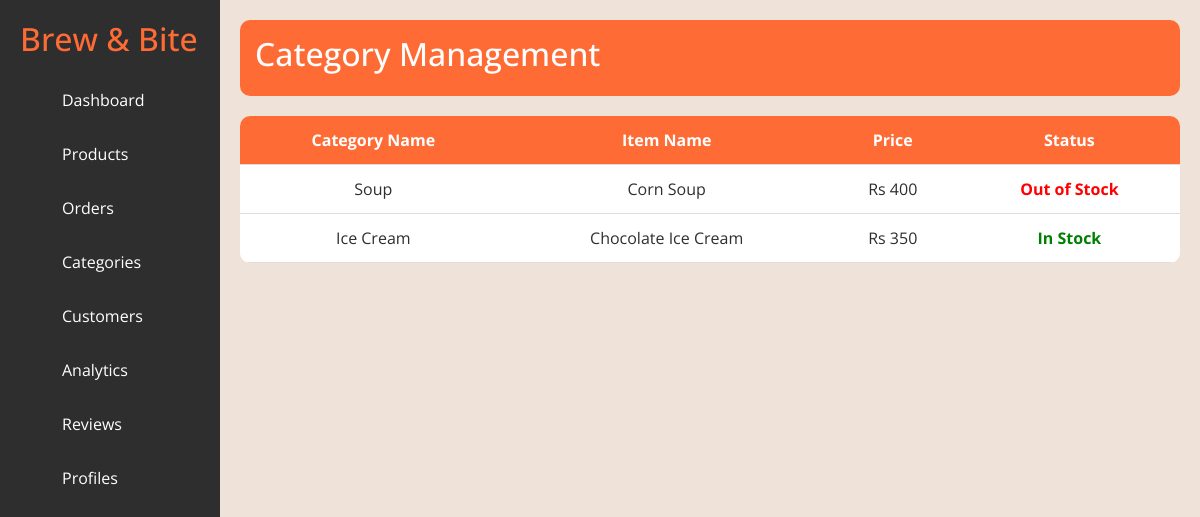
The page /category.management.php on the database its author committed.
### tables this page shows
CREATE TABLE `categories` (
  `id` int(11) NOT NULL,
  `category_name` varchar(100) DEFAULT NULL,
  `item_name` varchar(100) DEFAULT NULL,
  `price` int(11) DEFAULT NULL,
  `status` varchar(50) DEFAULT NULL
);

### category.management.php (the view, shortened to what this page needs)
<?php
include('connection.php');
?>
<!DOCTYPE html>
<html lang="en">
<head>
    <link href="https://cdn.jsdelivr.net/npm/bootstrap@5.3.0/dist/css/bootstrap.min.css" rel="stylesheet">
    <link rel="stylesheet" href="style.css">
    <link rel="stylesheet" href="https://cdnjs.cloudflare.com/ajax/libs/font-awesome/6.5.0/css/all.min.css">
</head>
<body>
    <div class="admin-container">
        <div class="sidebar">
            <h2>Brew & Bite</h2>
            <ul>
                <li>Dashboard</li>
                <li>Products</li>
                <li>Orders</li>
                <li>Categories</li>
                <li>Customers</li>
                <li>Analytics</li>
                <li>Reviews</li>
                <li>Profiles</li>
            </ul>
        </div>
        <div class="main-content">
            <div class="topbar">
                <h2>Category Management</h2>
            </div>
            <table class="Menu-table">
                <tr>
                    <th>Category Name</th>
                    <th>Item Name</th>
                    <th>Price</th>
                    <th>Status</th>
                </tr>
                <?php
                $result = mysqli_query($conn, "SELECT * FROM categories ORDER BY id ASC");
                if(mysqli_num_rows($result) > 0){
                    while($row = mysqli_fetch_assoc($result)){
                        $statusClass = ($row['status'] == 'available') ? 'in-stock' : 'out-stock';
                        $statusLabel = ($row['status'] == 'available') ? 'In Stock' : 'Out of Stock';
                ?>
                <tr>
                    <td><?php echo htmlspecialchars($row['category_name']); ?></td>
                    <td><?php echo htmlspecialchars($row['item_name']); ?></td>
                    <td>Rs <?php echo htmlspecialchars($row['price']); ?></td>
                    <td class="<?php echo $statusClass; ?>"><?php echo $statusLabel; ?></td>
                </tr>
                <?php
                    }
                } else {
                ?>
                <tr>
                    <td colspan="4" style="text-align:center; padding: 20px;">No categories found.</td>
                </tr>
                <?php } ?>
            </table>
        </div>
    </div>
</body>
</html>

### style.css (style rules this page uses)
* { padding: 0; margin: 0; box-sizing: border-box; }
body { font-family: 'Open Sans', sans-serif; color: #2e2e2e; background: #EFE3D9; }
.admin-container { display: flex; }
.sidebar { width: 220px; min-height: 100vh; background-color: #2e2e2e; color: white; padding: 20px; }
.sidebar h2 { margin-bottom: 20px; color: #FF6B35; }
.sidebar ul { list-style: none; }
.sidebar ul li { padding: 10px; margin: 10px 0; cursor: pointer; border-radius: 6px; transition: 0.3s; }
.main-content { flex: 1; background: #EFE3D9; padding: 20px; }
.topbar { background: #FF6B35; color: white; padding: 15px; border-radius: 10px; margin-bottom: 20px; }
.Menu-table { width: 100%; background: white; border-collapse: collapse; border-radius: 10px; overflow: hidden; }
.Menu-table th, .Menu-table td { padding: 12px; text-align: center; border-bottom: 1px solid #ddd; }
.Menu-table th { background: #FF6B35; color: white; }
.in-stock { color: green; font-weight: bold; }
.out-stock { color: red; font-weight: bold; }

### rows shown on the page
categories: category_name "Soup", item_name "Corn Soup", price "400", status "Out of Stock"
categories: category_name "Ice Cream", item_name "Chocolate Ice Cream", price "350", status "In Stock"
